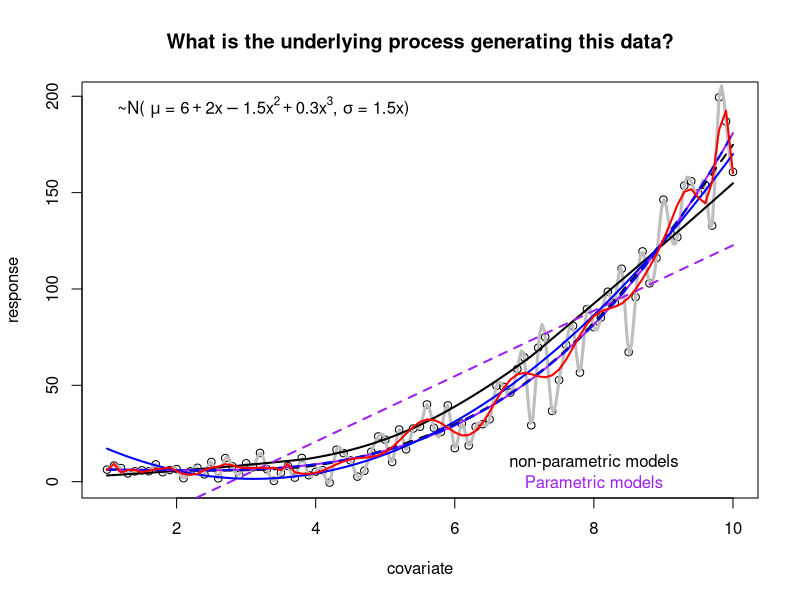
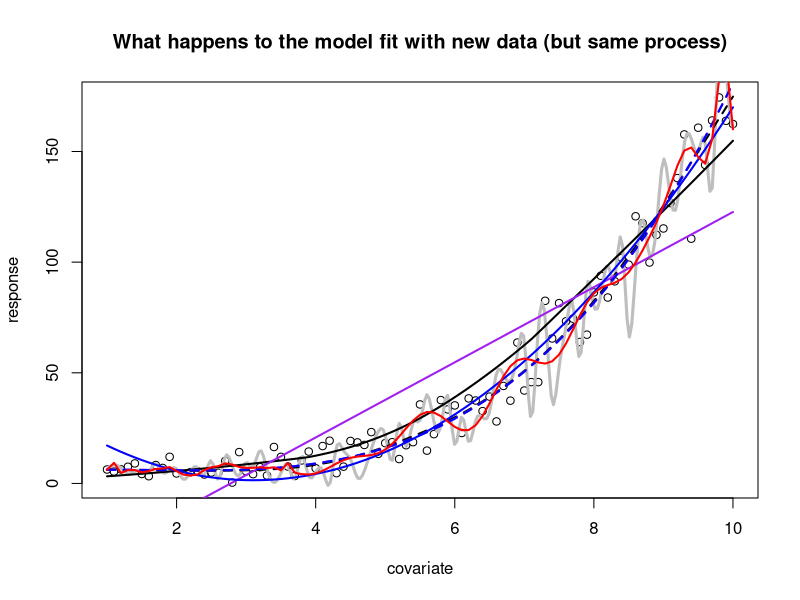

These figures' R source, in order:
x <- seq(1,10,by =0.1)
y <- rnorm(length(x), mean= 6 + 2*x - 1.5*(x^2) + 0.3*(x^3),  sd=1.5*x)
plot(y~x,
    ylab="response", xlab="covariate", main="What is the underlying process generating this data?")

# A few examples of non-parametric curve fitting (splines)

lines(spline(x,y),  lwd=3, col="grey")
lines(lowess(y~x), lwd=2)
lines(smooth.spline(x,y),lwd=2, lty=2)
text(x=8,y=10, "non-parametric models")

# But we are interested in fitting a data model.
model_1 <- lm(y ~ poly(x,3))
param <- coef(model_1)
lines(x=x, y = fitted(model_1), col="purple", lwd=2)

model_2 <- lm( y ~ x)
lines(x=x, y =fitted(model_2), col="purple", lwd =2, lty=2)
text(x=8,y=0, "Parametric models", col="purple")

model_3 <- lm( y ~ poly(x,2))
lines(x=x, y = fitted(model_3), col="blue", lwd=2)

model_4 <- lm(y~ poly(x, 3))
lines(x=x, y = fitted(model_4), col="blue", lwd=2, lty=2)

model_26 <- lm(y~ poly(x, 26))
lines(x=x, y = fitted(model_26), col="red", lwd=2)

text(x=3.25, y=(max(y) -5), 
    expression(paste("~N( ", mu, " = ", 6 + 2*x -1.5*x^2 +0.3*x^3, ", ",sigma, " = 1.5x)")) )
    
# But what happens with a new set of values generated from the same process

y2 <- rnorm(length(x), mean= 6 + 2*x - 1.5*(x^2) + 0.3*(x^3),  sd=1.5*x)

plot(y2~x, ylab="response", xlab="covariate", main="What happens to the model fit with new data (but same process)")
lines(spline(x,y),  lwd=3, col="grey")
lines(lowess(y~x), lwd=2)
lines(smooth.spline(x,y),lwd=2, lty=2)

lines(x=x, y = fitted(model_1), col="purple", lwd=2, lty=2)
lines(x=x, y = fitted(model_2), col="purple", lwd =2, lty=1)
lines(x=x, y = fitted(model_3), col="blue", lwd=2)
lines(x=x, y = fitted(model_4), col="blue", lwd=2, lty=2)
lines(x=x, y = fitted(model_26), col="red", lwd=2)
    